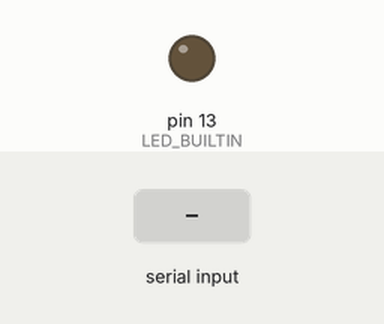
A sketch run on a simulated Arduino Uno, built with avr-gcc and run on an emulated ATmega328P. On the bench: output pins drawn as LEDs (lit = HIGH). The test bench sets the inputs (shaded band).

Above: at 1.2 s.
1.3 s: "a" received over Serial
At 2.5 s:
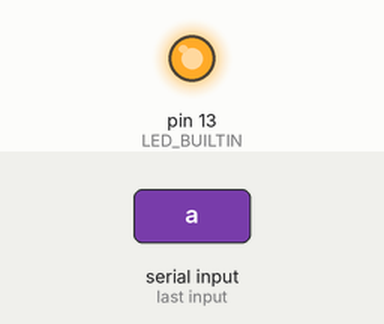
Timing chart, 0 to 4.3 s (numbered marks = the images above; inputs shaded):
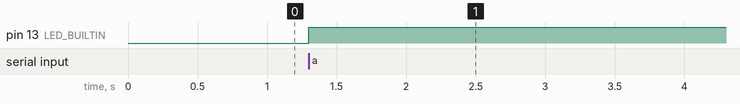

Measured:
- after the input at 1.3 s, pin 13 (LED_BUILTIN): LOW → HIGH at once

The sketch:

bluetooth.ino
```cpp
#include <SoftwareSerial.h>

void setup() {
  pinMode(LED_BUILTIN, OUTPUT);
  Serial.begin(115200);
  while(!Serial);
}

void loop() {
  if (Serial.available()) {
    char c = Serial.read();
    if (c == 'a')
      digitalWrite(LED_BUILTIN, HIGH);
  }
}
```
